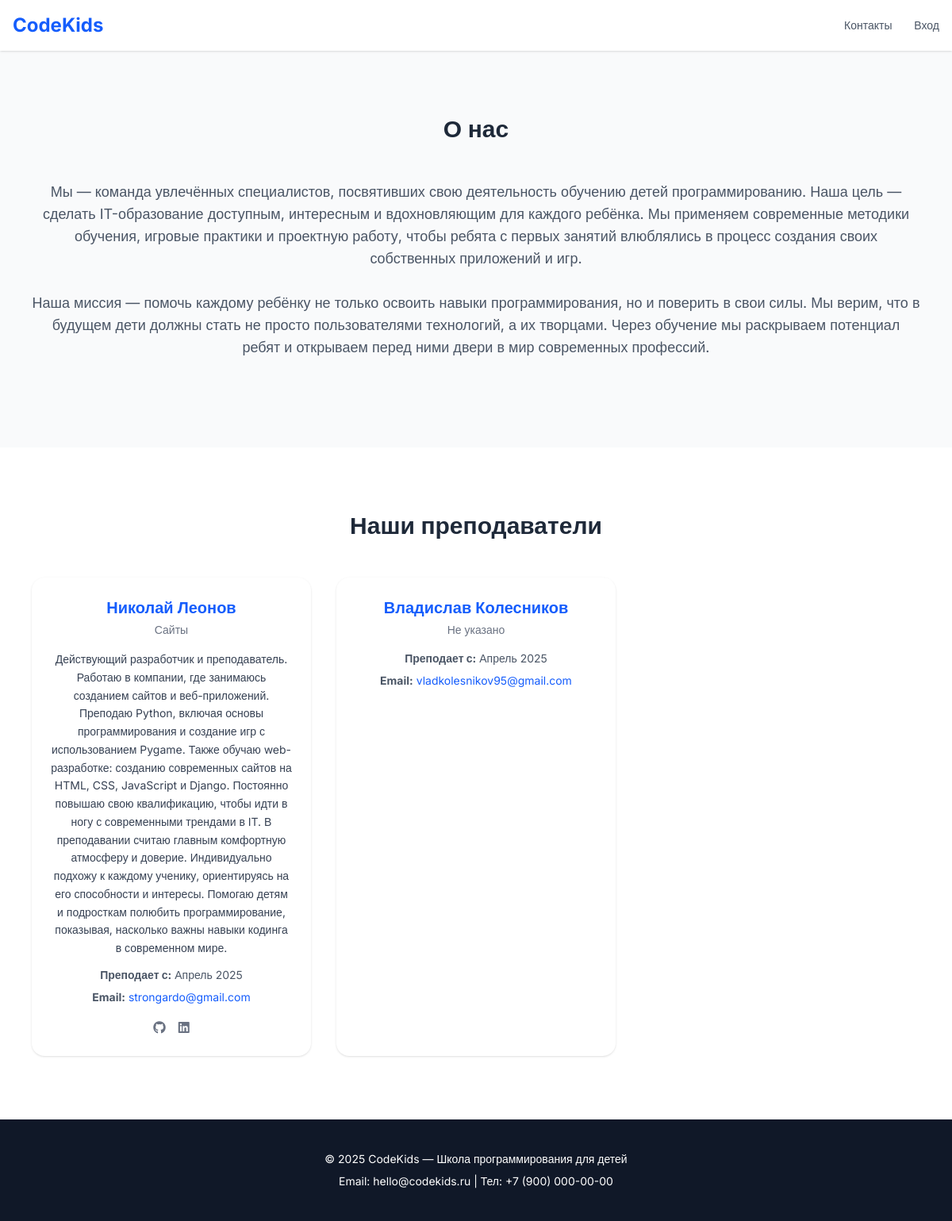
The page /about/ on the database its author committed.
### info/models.py (models this page shows, shortened)
class About(models.Model):
    about_text = models.TextField(verbose_name='О компании')
    mission_text = models.TextField(verbose_name='Наша миссия')
    class Meta:
        verbose_name = "О нас"
        verbose_name_plural = "О нас"

### education/models.py (models this page shows, shortened)
class Teacher(models.Model):
    email = models.EmailField(verbose_name="Электронная почта")
    first_name = models.CharField(max_length=100, verbose_name="Имя")
    last_name = models.CharField(max_length=100, verbose_name="Фамилия")
    courses = models.ManyToManyField('Course', related_name='teachers', verbose_name="Курсы")
    bio = models.TextField(verbose_name="Описание", blank=True)
    specialization = models.CharField(max_length=200, verbose_name="Специализация")
    photo = models.ImageField(upload_to='teachers_photos/', null=True, blank=True, verbose_name="Фото")
    social_links = models.JSONField(default=dict, null=True, blank=True, verbose_name="Ссылки на социальные сети")
    start_date = models.DateField(verbose_name="Дата начала работы", null=True, blank=True)
    account = models.OneToOneField(User, on_delete=models.PROTECT, null=True, blank=True, related_name='teacher')
    class Meta:
        verbose_name = "Преподаватель"
        verbose_name_plural = "Преподаватели"

### pages/views.py (the view)
# urls.py: path('about/', about, name='about'),
def about(request):
    about_info = About.objects.first()
    teachers = Teacher.objects.all()
    return render(request, 'pages/about.html', {
        'teachers': teachers,
        'about_info': about_info,
    })

### templates/pages/about.html (shortened to what this page needs)
{% extends 'base.html' %}
{% block content %}
<main>
    <section id="about" class="py-20 bg-gray-50">
        <div class="max-w-6xl mx-auto px-4 text-center">
            <h2 class="text-3xl font-semibold mb-12 text-gray-800">О нас</h2>
            <p class="text-lg text-gray-600 mb-8">
                {{ about_info.about_text }}
                <br><br>
                {{ about_info.mission_text }}
            </p>
        </div>
    </section>
    <section id="teachers" class="py-20">
        <div class="max-w-6xl mx-auto px-4 text-center">
            <h3 class="text-3xl font-semibold mb-12 text-gray-800">
                Наши преподаватели
            </h3>
            <div class="grid grid-cols-1 sm:grid-cols-2 lg:grid-cols-3 gap-8">
                {% for teacher in teachers %}
                {% include 'partials/teacher_card.html' %}
                {% endfor %}
            </div>
        </div>
    </section>
</main>
{% endblock %}

### templates/partials/teacher_card.html (shortened to what this page needs)
<div class="bg-white p-6 rounded-2xl shadow hover:shadow-md transition">
    <h4 class="text-xl font-semibold text-blue-600 text-center mb-1">
        {{ teacher.first_name }} {{ teacher.last_name }}
    </h4>
    <p class="text-sm text-center text-gray-500 mb-4">
        {{ teacher.specialization }}
    </p>
    <p class="text-gray-700 text-sm leading-relaxed mb-3">
        {{ teacher.bio }}
    </p>
    <div class="text-sm text-gray-600 mb-2">
        <strong>Преподает с:</strong>
        {{ teacher.start_date|date:"F Y" }}
    </div>
    <div class="text-sm text-gray-600 mb-2">
        <strong>Email:</strong>
        <a href="mailto:{{ teacher.email }}" class="text-blue-600 hover:underline">
            {{ teacher.email }}
        </a>
    </div>
    {% if teacher.social_links %}
    <div class="flex gap-4 mt-4 justify-center">
        {% for platform, url in teacher.social_links.items %}
        <a href="{{ url }}" target="_blank" class="text-gray-500 hover:text-blue-600 transition"
           title="{{ platform }}">
            <i class="fab fa-{{ platform|lower }}"></i>
        </a>
        {% endfor %}
    </div>
    {% endif %}
</div>

### templates/base.html (style rules this page uses)
body { font-family: 'Inter', sans-serif; }

### rows shown on the page
About: about_text "Мы — команда увлечённых специалистов, посвятивших свою деятельность обучению детей программированию. Наша цель — сделать IT-образование доступным, интересным и вдохновляющим для каждого ребёнка. Мы применяем современные методики обучения, игровые практики и проектную работу, чтобы ребята с первых занятий влюблялись в процесс создания своих собственных приложений и игр.", mission_text "Наша миссия — помочь каждому ребёнку не только освоить навыки программирования, но и поверить в свои силы. Мы верим, что в будущем дети должны стать не просто пользователями технологий, а их творцами. Через обучение мы раскрываем потенциал ребят и открываем перед ними двери в мир современных профессий."
Teacher: first_name "Николай", last_name "Леонов", specialization "Сайты", bio "Действующий разработчик и преподаватель. Работаю в компании, где занимаюсь созданием сайтов и веб-приложений. Преподаю Python, включая основы программирования и создание игр с использованием Pygame. Также обучаю web-разработке: созданию современных сайтов на HTML, CSS, JavaScript и Django. Постоянно повышаю свою квалификацию, чтобы идти в ногу с современными трендами в IT. В преподавании считаю главным комфортную атмосферу и доверие. Индивидуально подхожу к каждому ученику, ориентируясь на его способности и интересы. Помогаю детям и подросткам полюбить программирование, показывая, насколько важны навыки кодинга в современном мире.", start_date "Апрель 2025", email "strongardo@gmail.com"
Teacher: first_name "Владислав", last_name "Колесников", specialization "Не указано", start_date "Апрель 2025", email "vladkolesnikov95@gmail.com"
